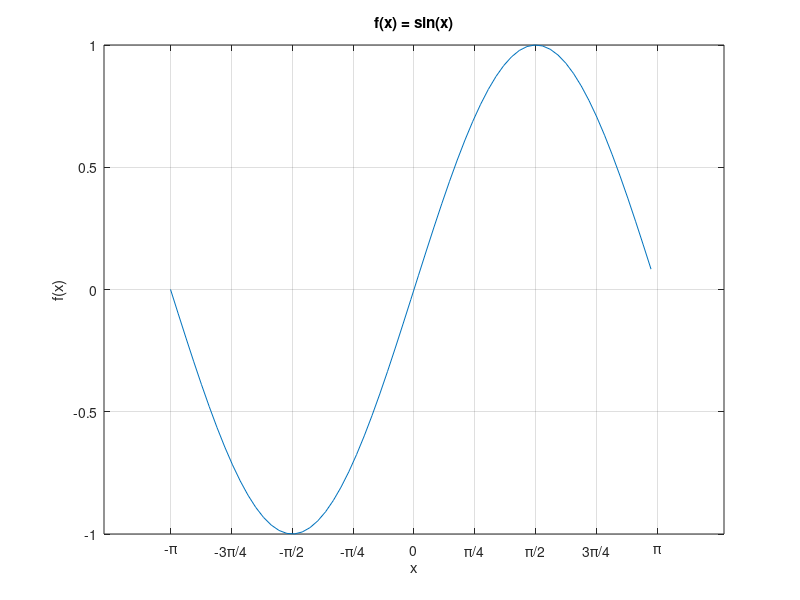

Source code (MATLAB):
%%Ilja Katiuzinskij 2026-09-28 var.6

%%1
%%a
x= -pi:0.1:pi;
y= sin(x);
figure
plot(x,y)
xticks(-pi:pi/4:pi)
xticklabels({'-\pi','-3\pi/4','-\pi/2','-\pi/4','0',...
    '\pi/4','\pi/2','3\pi/4','\pi'})
title ('f(x) = sin(x)')
xlabel('x')
ylabel('f(x)')
grid on 
